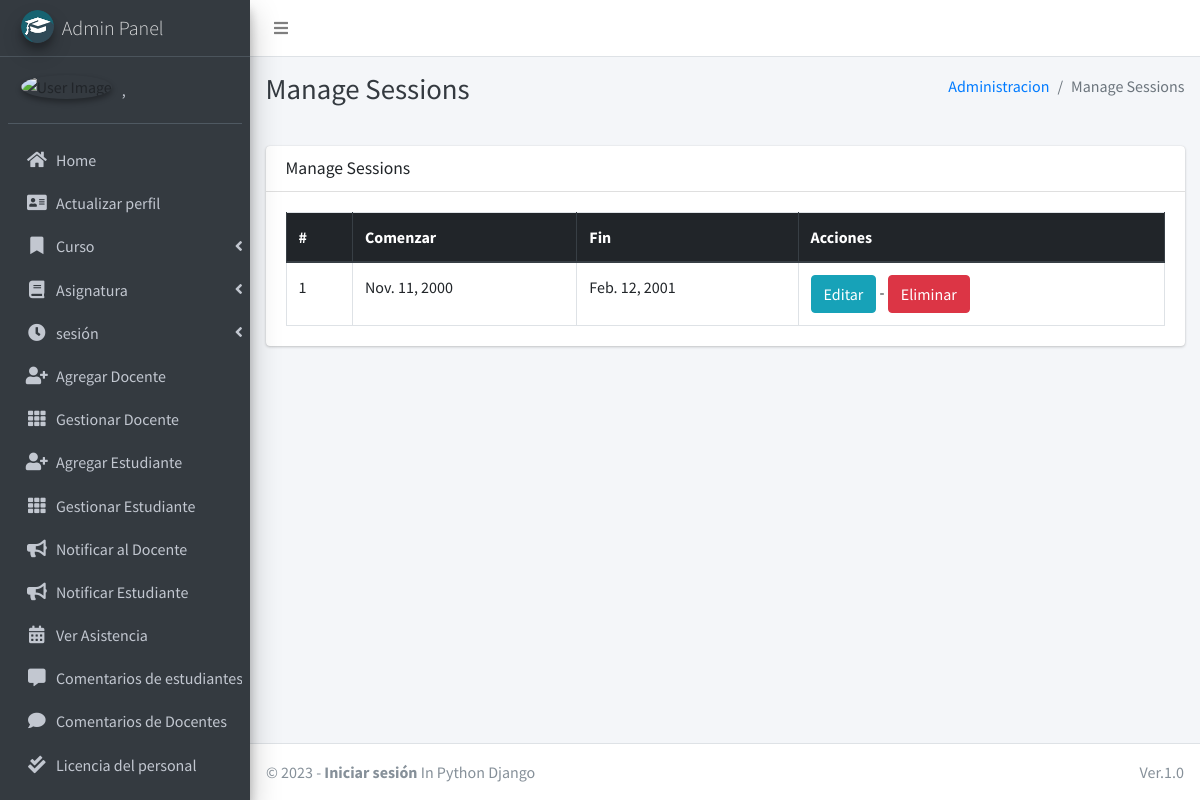
The app's page /session/manage/ (signed in) with its own data.
### main_app/models.py (models this page shows, shortened)
class CustomUser(AbstractUser):
    USER_TYPE = ((1, "HOD"), (2, "Staff"), (3, "Student"))
    GENDER = [("M", "Male"), ("F", "Female")]
    username = None  # Removed username, using email instead
    email = models.EmailField(unique=True)
    user_type = models.CharField(default=1, choices=USER_TYPE, max_length=1)
    gender = models.CharField(max_length=1, choices=GENDER)
    profile_pic = models.ImageField()
    address = models.TextField()
    fcm_token = models.TextField(default="")  # For firebase notifications
    created_at = models.DateTimeField(auto_now_add=True)
    updated_at = models.DateTimeField(auto_now=True)
    USERNAME_FIELD = "email"
    REQUIRED_FIELDS = []
    objects = CustomUserManager()
    def __str__(self):
        return self.last_name + ", " + self.first_name

class Session(models.Model):
    start_year = models.DateField()
    end_year = models.DateField()

### main_app/hod_views.py (the view)
# urls.py: path("session/manage/", hod_views.manage_session, name='manage_session'),
def manage_session(request):
    sessions = Session.objects.all()
    context = {'sessions': sessions, 'page_title': 'Manage Sessions'}
    return render(request, "hod_template/manage_session.html", context)

### main_app/templates/hod_template/manage_session.html
{% extends 'main_app/base.html' %}
{% load static %}
{% block page_title %}{{page_title}}{% endblock page_title %}
{% block content %}
<section class="content">
    <div class="container-fluid">
        <div class="row">
            <div class="col-md-12">
                <div class="card">
                    <div class="card-header">
                        <h3 class="card-title">{{page_title}}</h3>
                    </div>
                    <div class="card-body">
                        <table id="example2" class="table table-bordered table-hover">
                            <thead class="thead-dark">
                                <tr>
                                    <th>#</th>
                                    <th>Comenzar</th>
                                    <th>Fin</th>
                                    <th>Acciones</th>
                                </tr>
                            </thead>
                            <tbody>
                                {% for session in sessions %}
                                <tr>
                                    <td>{{ forloop.counter }}</td>
                                    <td>{{session.start_year}}</td>
                                    <td>{{session.end_year}}</td>
                                    <td><a href="{% url 'edit_session' session.id %}" class="btn btn-info">Editar</a> - <a href="{% url 'delete_session' session.id %}" onclick="return confirm('Are you sure you want to delete this ?')" class="btn btn-danger">Eliminar</a> </td>
                                </tr>
                                {% endfor %}
                            </tbody>
                        </table>
                    </div>
                </div>
            </div>
        </div>
    </div>
</section>
{% endblock content %}

### main_app/templates/main_app/base.html (shortened to what this page needs)
{% load static %}
<!DOCTYPE html>
<html>
<head>
    <link rel="stylesheet" href="{% static 'plugins/fontawesome-free/css/all.min.css'%} ">
    <link rel="stylesheet" href="https://code.ionicframework.com/ionicons/2.0.1/css/ionicons.min.css">
    <link rel="stylesheet"
        href="{% static 'plugins/tempusdominus-bootstrap-4/css/tempusdominus-bootstrap-4.min.css'%} ">
    <link rel="stylesheet" href="{% static 'plugins/icheck-bootstrap/icheck-bootstrap.min.css'%} ">
    <link rel="stylesheet" href="{% static 'dist/css/adminlte.min.css'%} ">
    <link rel="stylesheet" href="{% static 'plugins/overlayScrollbars/css/OverlayScrollbars.min.css'%} ">
    <link rel="stylesheet" href="{% static 'plugins/daterangepicker/daterangepicker.css'%} ">
</head>
<body class="hold-transition sidebar-mini layout-fixed">
    <div class="wrapper">
        <nav class="main-header navbar navbar-expand navbar-white navbar-light">
            <ul class="navbar-nav">
                <li class="nav-item">
                    <a class="nav-link" data-widget="pushmenu" href="#"><i class="fas fa-bars"></i></a>
                </li>
            </ul>
        </nav>
        {% include "main_app/sidebar_template.html" with user=user %}
        <div class="content-wrapper">
            <div class="content-header">
                <div class="container-fluid">
                    <div class="row mb-2">
                        <div class="col-sm-6">
                            <h1 class="m-0 text-dark">{% block page_title %}{% endblock page_title %}</h1>
                        </div>
                        <div class="col-sm-6">
                            <ol class="breadcrumb float-sm-right">
                                <li class="breadcrumb-item"><a href="#">Administracion</a></li>
                                <li class="breadcrumb-item active">{{ page_title }}</li>
                            </ol>
                        </div>
                    </div>
                </div>
            </div>
<section class="content">
    <div class="container-fluid">
        <div class="row">
            <div class="col-md-12">
            </div></div></div></section>
            {% block content %}
            {% endblock content %}
        </div>
        {% include "main_app/footer.html" %}
    </div>
</body>
</html>

### main_app/templates/main_app/sidebar_template.html (shortened to what this page needs)
{% load static %}
<aside class="main-sidebar sidebar-dark-info elevation-4">
    {% if request.user.user_type == '1' %}
    <a href="{% url 'admin_home' %}" class="brand-link">
        <img src="{% static 'dist/img/cmsl.png' %} " alt="AdminLTE Logo"
            class="brand-image img-circle elevation-3" >
        <span class="brand-text font-weight-light">Admin Panel</span>
    </a>
    <div class="sidebar">
        <div class="user-panel mt-3 pb-3 mb-3 d-flex">
            <div class="image">
                <img src="{{ request.user.profile_pic}}" class="img-circle elevation-2" alt="User Image">
            </div>
            <div class="info">
                <a href="#" class="d-block">{{user}}</a>
            </div>
        </div>
        <nav class="mt-2">
            <ul class="nav nav-pills nav-sidebar flex-column" data-widget="treeview" role="menu" data-accordion="false">
                <li class="nav-item">
                    {% url 'admin_home' as admin_home %}
                    <a href="{{admin_home}}" class="nav-link {% if admin_home == request.path %} active {% endif %}">
                        <i class="nav-icon fas fa-home"></i>
                        <p>
                            Home
                        </p>
                    </a>
                </li>
                <li class="nav-item">
                    {% url 'admin_view_profile' as admin_view_profile %}
                    <a href="{{admin_view_profile}}"
                        class="nav-link {% if admin_view_profile == request.path %} active {% endif %}">
                        <i class="nav-icon fas fa-address-card"></i>
                        <p>
                            Actualizar perfil
                        </p>
                    </a>
                </li>
                <li class="nav-item has-treeview">
                    <a href="#" class="nav-link">
                        <i class="nav-icon fas fa-bookmark"></i>
                        <p>
                            Curso
                            <i class="fas fa-angle-left right"></i>
                        </p>
                    </a>
                </li>
                <li class="nav-item has-treeview">
                    <a href="#" class="nav-link">
                        <i class="nav-icon fas fa-book"></i>
                        <p>
                            Asignatura
                            <i class="fas fa-angle-left right"></i>
                        </p>
                    </a>
                </li>
                <li class="nav-item has-treeview">
                    <a href="#" class="nav-link">
                        <i class="nav-icon fas fa-clock"></i>
                        <p>
                            sesión
                            <i class="fas fa-angle-left right"></i>
                        </p>
                    </a>
                </li>
                <li class="nav-item">
                    {% url 'add_staff' as add_staff %}
                    <a href="{{add_staff}}" class="nav-link {% if add_staff == request.path %} active {% endif %}">
                        <i class="nav-icon fas fa-user-plus"></i>
                        <p>
                            Agregar Docente
                        </p>
                    </a>
                </li>
                <li class="nav-item">
                    {% url 'manage_staff' as manage_staff %}
                    {% url 'edit_staff' staff_id as edit_staff %}
                    <a href="{{manage_staff}}"
                        class="nav-link {% if manage_staff == request.path or request.path == edit_staff %} active {% endif %}">
                        <i class="nav-icon fas fa-th"></i>
                        <p>
                            Gestionar Docente
                        </p>
                    </a>
                </li>
                <li class="nav-item">
                    {% url 'add_student' as add_student%}
                    <a href="{{add_student}}" class="nav-link  {% if add_student == request.path %} active {% endif %}">
                        <i class="nav-icon fas fa-user-plus"></i>
                        <p>
                            Agregar Estudiante
                        </p>
                    </a>
                </li>
                <li class="nav-item">
                    {% url 'manage_student' as manage_student %}
                    {% url 'edit_student' student_id as edit_student %}
                    <a href="{{manage_student}}"
                        class="nav-link  {% if edit_student == request.path or manage_student == request.path %} active {% endif %}">
                        <i class="nav-icon fas fa-th"></i>
                        <p>
                            Gestionar Estudiante
                        </p>
                    </a>
                </li>
                <li class="nav-item">
                    {% url 'admin_notify_staff' as admin_notify_staff %}
                    <a href="{{admin_notify_staff}}"
                        class="nav-link {% if admin_notify_staff == request.path %} active {% endif %}">
                        <i class="nav-icon fas fa-bullhorn"></i>
                        <p>
                            Notificar al Docente
                        </p>
                    </a>
                </li>
                <li class="nav-item">
                    {% url 'admin_notify_student' as admin_notify_student %}
                    <a href="{{admin_notify_student}}"
                        class="nav-link {% if admin_notify_student == request.path %} active {% endif %}">
                        <i class="nav-icon fas fa-bullhorn"></i>
                        <p>
                            Notificar Estudiante
                        </p>
                    </a>
                </li>
                <li class="nav-item">
                    {% url 'admin_view_attendance' as admin_view_attendance %}
                <li class="nav-item">
                    <a href="{{admin_view_attendance}}"
                        class="nav-link  {% if admin_view_attendance == request.path %} active {% endif %}">
                        <i class="nav-icon fas fa-calendar-alt"></i>
                        <p>
                            Ver Asistencia
                        </p>
                    </a>
                </li>
                <li class="nav-item">
                    {% url 'student_feedback_message' as student_feedback_message %}
                    <a href="{{ student_feedback_message }}"
                        class="nav-link  {% if student_feedback_message == request.path %} active {% endif %}">
                        <i class="nav-icon fas fa-comment-alt"></i>
                        <p>
                            Comentarios de estudiantes
                        </p>
                    </a>
                </li>
                <li class="nav-item">
                    {% url 'staff_feedback_message' as staff_feedback_message %}
                    <a href="{{staff_feedback_message}}"
                        class="nav-link   {% if staff_feedback_message == request.path %} active {% endif %}">
                        <i class="nav-icon fas fa-comment"></i>
                        <p>
                            Comentarios de Docentes
                        </p>
                    </a>
                </li>
                <li class="nav-item">
                    {% url 'view_staff_leave' as view_staff_leave %}
                    <a href="{{view_staff_leave}}"
                        class="nav-link  {% if view_staff_leave == request.path %} active {% endif %}">
                        <i class="nav-icon fas fa-check-double"></i>
                        <p>
                            Licencia del personal
                        </p>
                    </a>
                </li>
                <li class="nav-item">
                    {% url 'view_student_leave' as view_student_leave %}
                    <a href="{% url 'view_student_leave' %}"
                        class="nav-link  {% if view_student_leave == request.path %} active {% endif %}">
                    </a>
                </li>
                                        {% endif %}
                                    </ul>
                                </nav>
                            </div>
</aside>

### main_app/templates/main_app/footer.html
<footer class="main-footer">
    &copy; {% now "Y" %} - <strong>Iniciar sesión</strong>
    In Python Django
    <div class="float-right d-none d-sm-inline-block">
       Ver.1.0
    </div>
</footer>

### records on screen
CustomUser: last_name+first_name ","
Session: start_year "Nov. 11, 2000", end_year "Feb. 12, 2001"

### other values on screen
{{ page_title }} "Manage Sessions"
